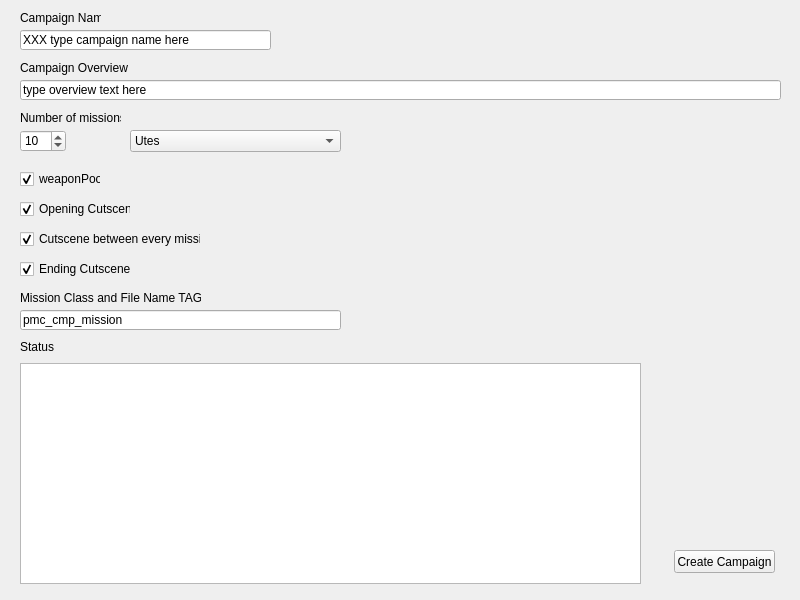
<?xml version="1.0" encoding="UTF-8"?>
<ui version="4.0">
 <class>Widget</class>
 <widget class="QWidget" name="Widget">
  <property name="geometry">
   <rect>
    <x>0</x>
    <y>0</y>
    <width>800</width>
    <height>600</height>
   </rect>
  </property>
  <property name="windowTitle">
   <string>Campaign Creator (c) PMC</string>
  </property>
  <widget class="QLabel" name="label">
   <property name="geometry">
    <rect>
     <x>20</x>
     <y>10</y>
     <width>81</width>
     <height>16</height>
    </rect>
   </property>
   <property name="text">
    <string>Campaign Name</string>
   </property>
  </widget>
  <widget class="QLineEdit" name="CampaignName">
   <property name="geometry">
    <rect>
     <x>20</x>
     <y>30</y>
     <width>251</width>
     <height>20</height>
    </rect>
   </property>
   <property name="text">
    <string>XXX type campaign name here</string>
   </property>
  </widget>
  <widget class="QPushButton" name="pushButton">
   <property name="geometry">
    <rect>
     <x>674</x>
     <y>550</y>
     <width>101</width>
     <height>23</height>
    </rect>
   </property>
   <property name="text">
    <string>Create Campaign</string>
   </property>
  </widget>
  <widget class="QTextEdit" name="StatusBox">
   <property name="geometry">
    <rect>
     <x>20</x>
     <y>363</y>
     <width>621</width>
     <height>221</height>
    </rect>
   </property>
  </widget>
  <widget class="QLabel" name="label_2">
   <property name="geometry">
    <rect>
     <x>20</x>
     <y>340</y>
     <width>46</width>
     <height>13</height>
    </rect>
   </property>
   <property name="text">
    <string>Status</string>
   </property>
  </widget>
  <widget class="QCheckBox" name="weaponPool">
   <property name="geometry">
    <rect>
     <x>20</x>
     <y>170</y>
     <width>81</width>
     <height>18</height>
    </rect>
   </property>
   <property name="text">
    <string>weaponPool</string>
   </property>
   <property name="checked">
    <bool>true</bool>
   </property>
  </widget>
  <widget class="QLineEdit" name="OverviewText">
   <property name="geometry">
    <rect>
     <x>20</x>
     <y>80</y>
     <width>761</width>
     <height>20</height>
    </rect>
   </property>
   <property name="text">
    <string>type overview text here</string>
   </property>
  </widget>
  <widget class="QLabel" name="label_3">
   <property name="geometry">
    <rect>
     <x>20</x>
     <y>60</y>
     <width>151</width>
     <height>16</height>
    </rect>
   </property>
   <property name="text">
    <string>Campaign Overview</string>
   </property>
  </widget>
  <widget class="QSpinBox" name="numberOfMissions">
   <property name="geometry">
    <rect>
     <x>20</x>
     <y>130</y>
     <width>46</width>
     <height>22</height>
    </rect>
   </property>
   <property name="minimum">
    <number>2</number>
   </property>
   <property name="maximum">
    <number>9999</number>
   </property>
   <property name="value">
    <number>10</number>
   </property>
  </widget>
  <widget class="QLabel" name="label_4">
   <property name="geometry">
    <rect>
     <x>20</x>
     <y>110</y>
     <width>101</width>
     <height>16</height>
    </rect>
   </property>
   <property name="text">
    <string>Number of missions</string>
   </property>
  </widget>
  <widget class="QComboBox" name="terrainName">
   <property name="geometry">
    <rect>
     <x>130</x>
     <y>130</y>
     <width>211</width>
     <height>22</height>
    </rect>
   </property>
   <item>
    <property name="text">
     <string>Utes</string>
    </property>
   </item>
   <item>
    <property name="text">
     <string>Chernarus</string>
    </property>
   </item>
   <item>
    <property name="text">
     <string>Takistan</string>
    </property>
   </item>
   <item>
    <property name="text">
     <string>Desert_E</string>
    </property>
   </item>
   <item>
    <property name="text">
     <string>Shapur_BAF</string>
    </property>
   </item>
   <item>
    <property name="text">
     <string>provinggrounds_pmc</string>
    </property>
   </item>
   <item>
    <property name="text">
     <string>PMC_51km_Desert</string>
    </property>
   </item>
   <item>
    <property name="text">
     <string>PMC_Rattler</string>
    </property>
   </item>
   <item>
    <property name="text">
     <string>PMC_Rugen</string>
    </property>
   </item>
   <item>
    <property name="text">
     <string>isladuala</string>
    </property>
   </item>
  </widget>
  <widget class="QLineEdit" name="missionTagName">
   <property name="geometry">
    <rect>
     <x>20</x>
     <y>310</y>
     <width>321</width>
     <height>20</height>
    </rect>
   </property>
   <property name="text">
    <string>pmc_cmp_mission</string>
   </property>
  </widget>
  <widget class="QLabel" name="label_5">
   <property name="geometry">
    <rect>
     <x>20</x>
     <y>290</y>
     <width>181</width>
     <height>16</height>
    </rect>
   </property>
   <property name="text">
    <string>Mission Class and File Name TAG</string>
   </property>
  </widget>
  <widget class="QCheckBox" name="openingCutscene">
   <property name="geometry">
    <rect>
     <x>20</x>
     <y>200</y>
     <width>111</width>
     <height>18</height>
    </rect>
   </property>
   <property name="text">
    <string>Opening Cutscene</string>
   </property>
   <property name="checked">
    <bool>true</bool>
   </property>
  </widget>
  <widget class="QCheckBox" name="cutsceneEveryMission">
   <property name="geometry">
    <rect>
     <x>20</x>
     <y>230</y>
     <width>181</width>
     <height>18</height>
    </rect>
   </property>
   <property name="text">
    <string>Cutscene between every mission</string>
   </property>
   <property name="checked">
    <bool>true</bool>
   </property>
  </widget>
  <widget class="QCheckBox" name="endingCutscene">
   <property name="geometry">
    <rect>
     <x>20</x>
     <y>260</y>
     <width>111</width>
     <height>18</height>
    </rect>
   </property>
   <property name="text">
    <string>Ending Cutscene</string>
   </property>
   <property name="checked">
    <bool>true</bool>
   </property>
  </widget>
 </widget>
 <layoutdefault spacing="6" margin="11"/>
 <resources/>
 <connections/>
</ui>
